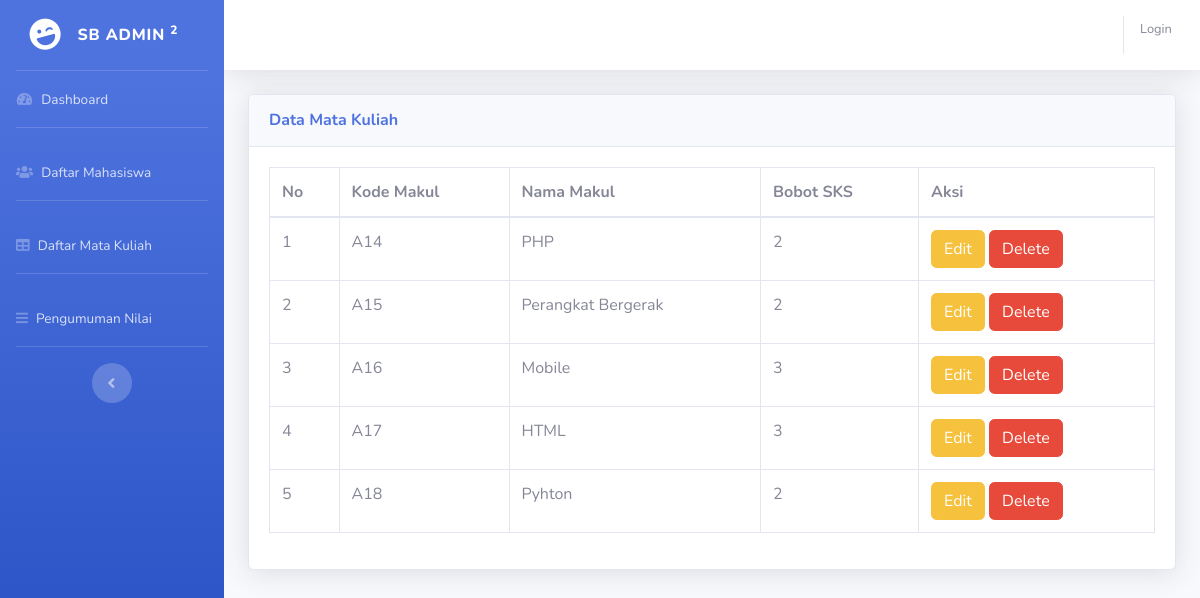
/?halaman=tampilMakul, run on the app's committed database.
### tables this page shows
CREATE TABLE `tb_matkul` (
  `kode_matkul` varchar(4) NOT NULL,
  `nama_matkul` varchar(200) NOT NULL,
  `sks` int(2) NOT NULL
);

### admin/data/makul/makul_tampil.php (the view)
  <div class="container-fluid">
    <div class="card shadow mb-4">
      <div class="card-header py-3">
        <h6 class="m-0 font-weight-bold text-primary">Data Mata Kuliah</h6>
      </div>
      <div class="card-body">
        <div class="table-responsive">
          <table class="table table-bordered" id="dataTable" width="100%" cellspacing="0">
            <thead>
              <tr>
                <th>No</th>
                <th>Kode Makul</th>
                <th>Nama Makul</th>
                <th>Bobot SKS</th>
                <th>Aksi</th>
              </tr>
            </thead>
            <tbody>
              <?php
              $no=1;
              $query = $conn->query("SELECT kode_matkul, nama_matkul, sks FROM tb_matkul");
              while ($data = $query->fetch_assoc()) {
                ?>
                <tr>
                  <td><?= $no++; ?></td>
                  <td><?= $data['kode_matkul']; ?></td>
                  <td><?= $data['nama_matkul']; ?></td>
                  <td><?= $data['sks']; ?></td>
                  <td>
                    <a class="btn btn-warning" href="?halaman=editMakul&id=<?= $data['kode_matkul']; ?>">Edit</a>
                    <a class="btn btn-danger" href="?halaman=hapusMakul&id=<?= $data['kode_matkul']; ?>">Delete</a>
                  </td>
                </tr>
                <?php
              }
              ?>
            </tbody>
          </table>
        </div>
      </div>
    </div>
  </div>
</div>

### data on the page
tb_matkul: kode_matkul "A14", nama_matkul "PHP", sks "2"
tb_matkul: kode_matkul "A15", nama_matkul "Perangkat Bergerak", sks "2"
tb_matkul: kode_matkul "A16", nama_matkul "Mobile", sks "3"
tb_matkul: kode_matkul "A17", nama_matkul "HTML", sks "3"
tb_matkul: kode_matkul "A18", nama_matkul "Pyhton", sks "2"
